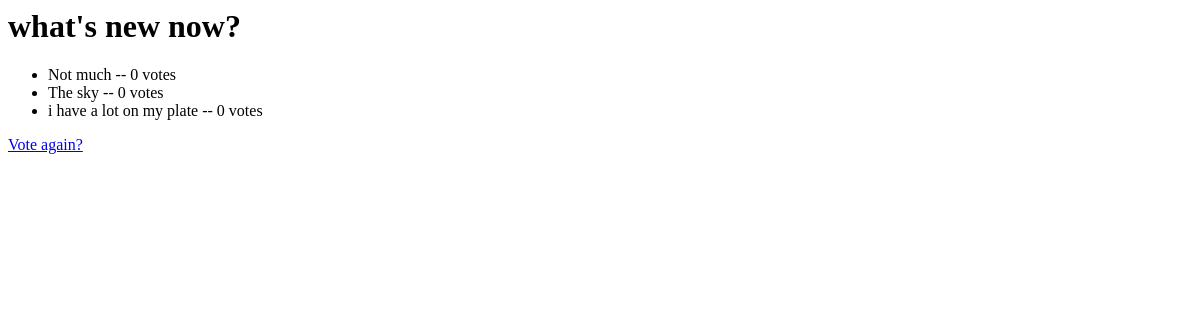
/polls/1/results/, run on an earlier commit of the app's database.
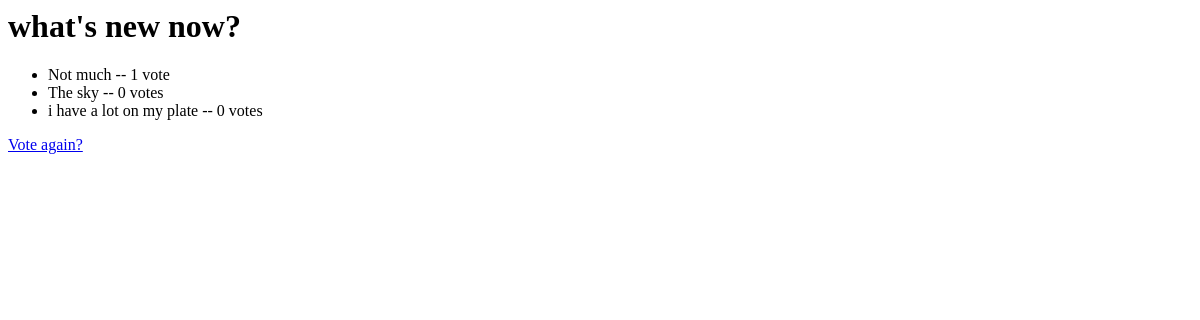
And on a later commit of the database.
### polls/models.py (models this page shows, shortened)
class Question(models.Model):
    question_text = models.CharField(max_length=200)
    pub_date = models.DateTimeField('date published')
    def was_published_recently(self):
        now = timezone.now()
        return now - datetime.timedelta(days=1) <= self.pub_date <= now
    was_published_recently.admin_order_field = 'pub_date'
    was_published_recently.boolean = True
    was_published_recently.short_description = 'Published recently?'

class Choice(models.Model):
    question = models.ForeignKey(Question, on_delete=models.CASCADE)
    choice_text = models.CharField(max_length=200)
    votes = models.IntegerField(default=0)

### polls/views.py (the view)
# urls.py: path('<int:pk>/results/', views.ResultsView.as_view(), name='results'),
class ResultsView(generic.DetailView):
    model = Question
    template_name = 'polls/results.html'
    def get_queryset(self):
        return Question.objects.filter(pub_date__lte=timezone.now())

### polls/templates/polls/results.html
<h1>{{ question.question_text }}</h1>
<ul>
{% for choice in question.choice_set.all %}
    <li>{{ choice.choice_text }} -- {{ choice.votes }} vote{{ choice.votes|pluralize }}</li>
{% endfor %}
</ul>
<a href="{% url 'polls:index' %}">Vote again?</a>

What changed in the data, as far as the page shows it:
changed Choice "Not much": votes "0" → "1"
